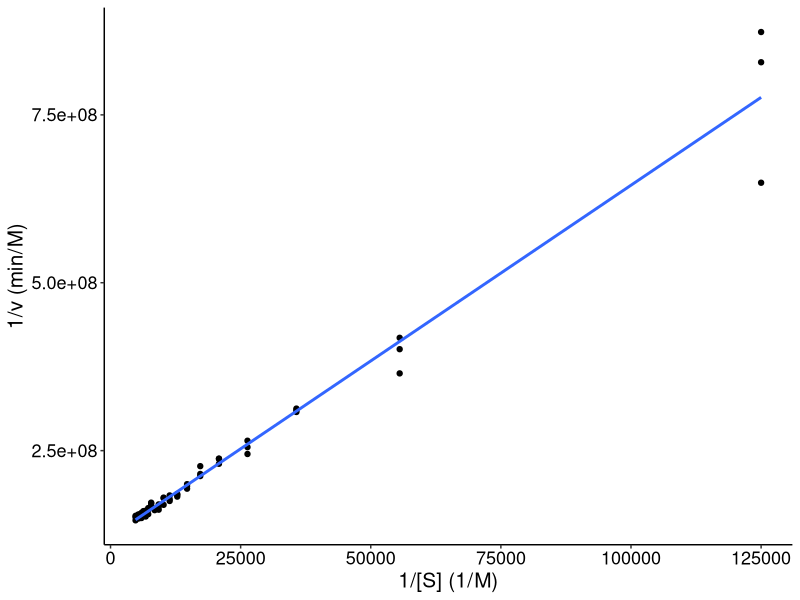

The R script that drew this image:

# Linear regression analysis to enzyme kinetics ------------------------------

# Packages 
if (!"ggplot2" %in% .packages()) library(ggplot2)
if (!"dplyr" %in% .packages()) library(dplyr)

# 1 Import data -----------------------------------------------------------

kinetic_data <- read.csv("data/kinetic_data.csv")

# 2 Data transformations ---------------------------------------------------

kinetic_data <- kinetic_data %>% 
  mutate(
    S_i = 1/S,
    v_i = 1/v
    )

# 2.1 Save data transformations
write.csv(kinetic_data, "data/kinetic_data_trans.csv", row.names = FALSE)

# 3 Fitting linear model -------------------------------------------------

# 3.1 Fit linear model 
model_lm <- lm(v_i ~ S_i, data = kinetic_data)

# 3.2 Model summary
model_sum <- summary(model_lm)

# 3.3 Model summary
capture.output(file = "data/model_summary.txt", model_sum)

# 4 Results report -------------------------------------------------------

# 4.1 Obtain the model coefficients 
model_coeff <- coef(model_lm)

# 4.2 Calculate Vmax
v_max <- unname(model_coeff[1]^-1)

# 4.3 Calculate km 
km <- unname(model_coeff[2] * v_max)

# 4.4 Enzyme concentration
enz = 4.5e-8

# 4.5 Calculate kcat and kcat/km 
kcat <- v_max /enz
kcat_km <- kcat / km

# 4.6 Make a data frame with the results
kin_report <- data.frame(
  Vmax = v_max,
  Km   = signif(km, 2),
  Enz  = enz,
  kcat = signif(kcat, 2),
  kcat_Km = signif(kcat_km, 2) 
)

# 4.7 Kinetic report
write.csv(kin_report, "data/kinetic_report.csv", row.names = FALSE)

# 5 Plot for transformed data and linear model -------------------------------

# 5.1 Make the plot usin ggplot2
model_plot_lm <- ggplot(kinetic_data, aes(S_i, v_i)) +
  geom_point() +
  geom_smooth(method = "lm", formula = y ~ x, se = FALSE) +
  xlab("1/[S] (1/M)") +
  ylab("1/v (min/M)") +
  theme_classic() +
  theme(
    axis.text.x = element_text(color = "black", size = 13),
    axis.text.y = element_text(color = "black", size = 13),
    axis.title = element_text(color = "black", size = 15)
  )

# 5.2 Save Plot
ggsave("graphs/kinetic_plot.jpeg", model_plot_lm)
